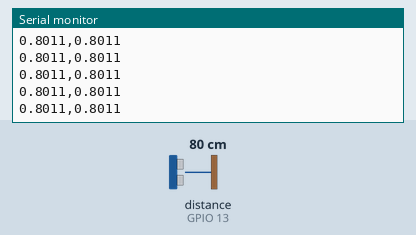
Simulated run of this sketch. Board: ESP32. On the bench: the last lines printed to the serial monitor. Wiring (inferred from the names in the program): ultrasonic range finder: trigger GPIO 12; echo GPIO 13. The inputs (shaded band) are chosen by the test bench; at power-on: distance to the obstacle (sensor on GPIO 13) 80 cm. The echo pulse lasts 58.3 µs per cm.

Above: at 1.2 s.
1.3 s: distance to the obstacle (sensor on GPIO 13) set to 2 cm
At 2.4 s:
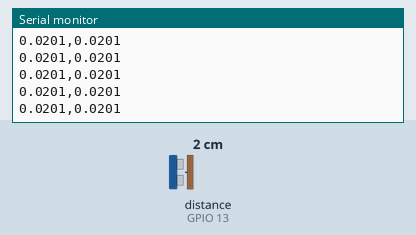
2.8 s: distance to the obstacle (sensor on GPIO 13) set to 4 cm
At 3.9 s:
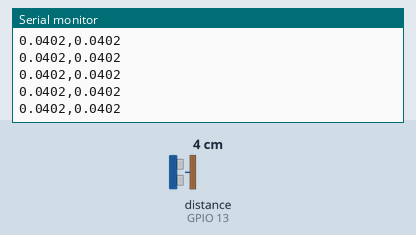
Timing chart, 0 to 5.8 s (numbered marks = the images above; inputs shaded):
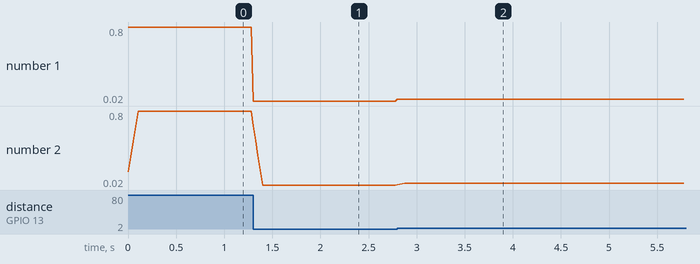

Measured:
- after the input at 1.3 s, the serial monitor: prints a new line at once (image 1)
- after the input at 2.8 s, the serial monitor: prints a new line at once (image 2)
- plotted number 1: 0.8 → 0.02 after the input at 1.3 s, 0.02 → 0.04 after the input at 2.8 s
- plotted number 2: 0.8 → 0.02 after the input at 1.3 s, 0.02 → 0.04 after the input at 2.8 s

The sketch:

MA_Filter_Test_3.ino
```cpp
const int triggerPin = 12;
const int echoPin = 13;

double avgDist;

// FIR filter order
const int M = 4;

void setup() {
  Serial.begin(115200);

  pinMode(triggerPin, OUTPUT);
  pinMode(echoPin, INPUT);

  xTaskCreate(uniTask, "UltrasonicTask", 3000, NULL, 3, NULL);
}

void loop() {}


void uniTask(void *pvParameters) {
  (void)pvParameters;

  // Arrays for storing the distance measurements for each sensor
  double meas[M + 1];
  // Variables for the sum of the measurements
  double sum = 0;
  int index = 0;

  double filteredDist;

  TickType_t xLastWakeTime = xTaskGetTickCount();

  while (1) {
    //Serial.println(millis());
    filteredDist = readAndFilterSensor(triggerPin, echoPin, meas, sum, index);  // Measured and filtered distance from sensorL

    Serial.print(",");
    Serial.println(filteredDist, 4);

    index = (index + 1) % (M + 1);  // increase index and wrap around if necessary

    vTaskDelayUntil(&xLastWakeTime, 25);  // period [ms] 1 tick = 1 ms.
  }
}


double readAndFilterSensor(int triggerPin, int echoPin, double *measurements, double &sum, int index) {
  unsigned long startTime;
  long duration;
  double distance;
  double timeOut = 7000;  // Timeout in microseconds - corresponding to 1.2 meter (7000 µs)

  digitalWrite(triggerPin, LOW);

  digitalWrite(triggerPin, HIGH);
  startTime = micros();
  while (micros() - startTime < 10);
  digitalWrite(triggerPin, LOW);


  duration = pulseIn(echoPin, HIGH, timeOut);

  if (duration == 0) {
    distance = 1.2;  // We assign max distance to prevent listningen too long time
  } else {
    distance = (duration / 2.0) / 2911.0;  // Calculate distance
  }

  Serial.print(distance,4);


  sum -= measurements[index];
  measurements[index] = distance;
  sum += measurements[index];

  return sum / (M + 1);
}
```
